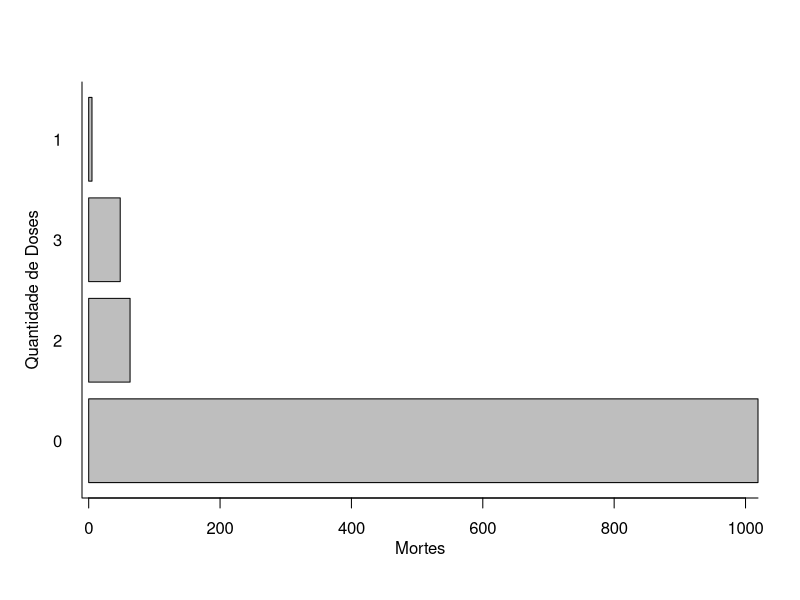

This figure's R source:

if (!("readxl") %in% installed.packages()) install.packages("readxl")
library(readxl)
covid_19_bauru_mortes <- read_excel("dados/covid_19_bauru_mortes.xlsx", col_types=c("text"))
covid_19_bauru_mortes[is.na(covid_19_bauru_mortes)] <- c("0")
doses_vacina <- table(covid_19_bauru_mortes$doses_vacina)

barplot(sort(doses_vacina, decreasing=TRUE),
        horiz = TRUE,
        las = 1)
mtext(side = 1, text = "Mortes", line = 2)
mtext(side = 2, text = "Quantidade de Doses", line = 2)
box(bty = "L")
